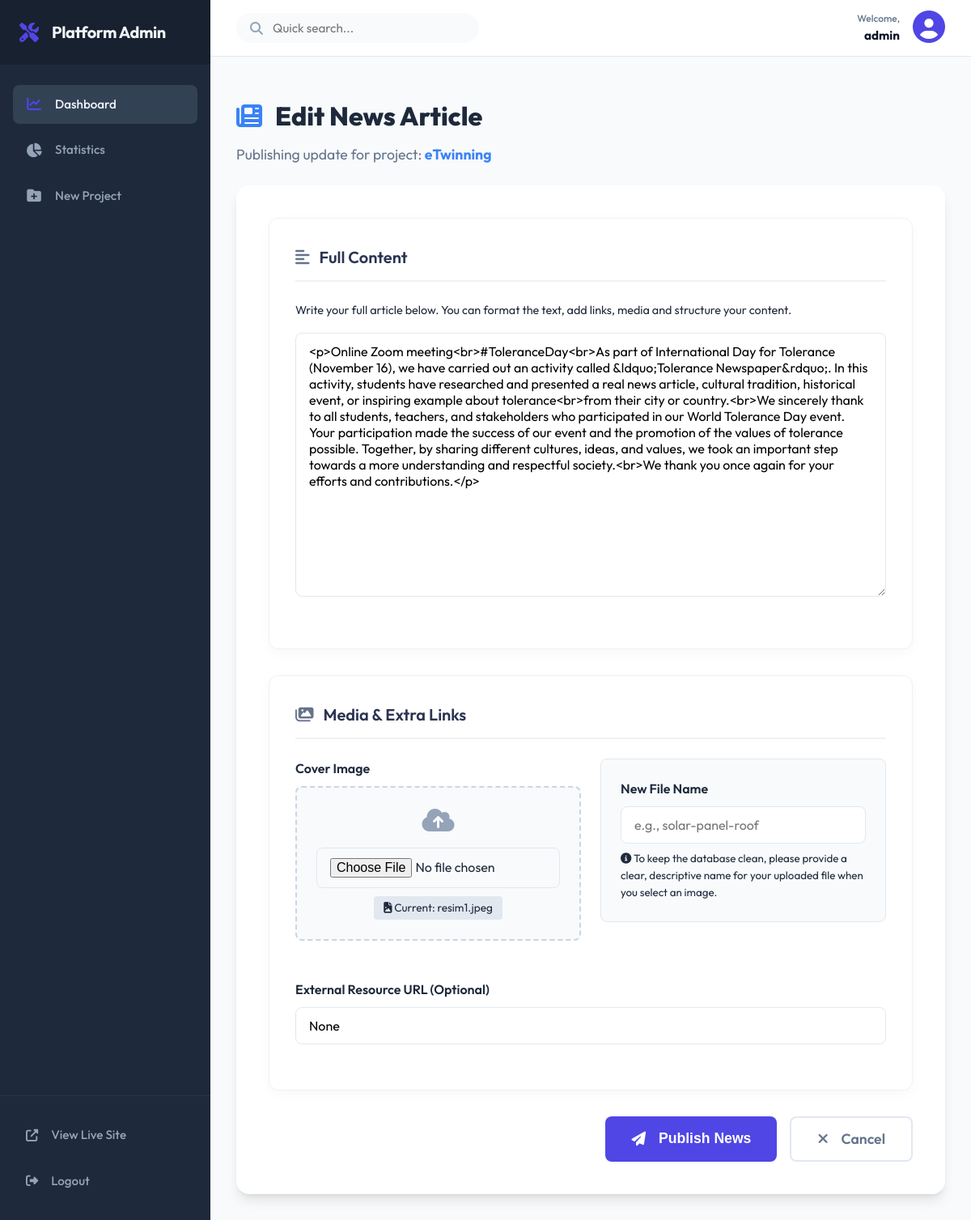
Screenshot of /admin/news/edit/1 (signed in) with the database file from the repository.
### models.py (models this page shows, shortened)
class User(UserMixin, db.Model):
    id = db.Column(db.Integer, primary_key=True)
    username = db.Column(db.String(50), unique=True, nullable=False)
    password = db.Column(db.String(200), nullable=False)

class Project(db.Model):
    id = db.Column(db.Integer, primary_key=True)
    name = db.Column(db.String(100), nullable=False)
    slug = db.Column(db.String(100), unique=True, nullable=False)
    subtitle = db.Column(db.String(200))
    description = db.Column(db.Text)
    logo = db.Column(db.String(500))
    logo2 = db.Column(db.String(500)) # Second optional logo
    logo_size = db.Column(db.Integer, default=80)
    is_default = db.Column(db.Boolean, default=False)
    news_items = db.relationship('News', backref='project', lazy=True, cascade="all, delete-orphan")
    links = db.relationship('ProjectLink', backref='project', lazy=True, cascade="all, delete-orphan")

class News(db.Model):
    id = db.Column(db.Integer, primary_key=True)
    project_id = db.Column(db.Integer, db.ForeignKey('project.id'), nullable=False)
    title = db.Column(db.String(200), nullable=False)
    summary = db.Column(db.String(500))
    content = db.Column(db.Text, nullable=False)
    image = db.Column(db.String(500))
    date_posted = db.Column(db.DateTime, default=datetime.utcnow)
    external_link = db.Column(db.String(500))

### app.py (the view, shortened to what this page needs)
    @app.route('/admin/news/edit/<int:id>', methods=['GET', 'POST'])
    @login_required
    def edit_news(id):
        news = News.query.get_or_404(id)
        return render_template('admin/news_form.html', project=news.project, news=news)

### templates/admin/news_form.html (shortened to what this page needs)
{% extends 'admin/admin_base.html' %}
{% block content %}
<div class="admin-header"
    style="margin-bottom: 1.5rem; display: flex; align-items: center; justify-content: space-between;">
    <div>
        <h2 style="font-size: 2rem; color: #1e293b; margin-bottom: 0.5rem;"><i class="fas fa-newspaper"
                style="color: #3b82f6; margin-right: 10px;"></i> {{ 'Edit' if news else 'Add' }} News Article</h2>
        <p class="text-muted" style="font-size: 1.1rem;">Publishing update for project: <strong
                style="color: #3b82f6;">{{ project.name if project else news.project.name }}</strong></p>
    </div>
</div>
<form action="" method="POST" enctype="multipart/form-data" class="admin-form" id="newsForm">
    <div class="form-section">
        <h3><i class="fas fa-align-left" style="color:#64748b; margin-right:8px;"></i> Full Content</h3>
        <p class="text-muted" style="margin-bottom: 1rem; font-size: 0.9rem;">Write your full article below. You can
            format the text, add links, media and structure your content.</p>
        <div class="form-group">
            <textarea id="content" name="content" rows="15"
                placeholder="Write the full news article here...">{{ news.content if news else '' }}</textarea>
        </div>
    </div>
    <div class="form-section">
        <h3><i class="fas fa-images" style="color:#64748b; margin-right:8px;"></i> Media & Extra Links</h3>
        <div class="form-row" style="align-items: flex-start;">
            <div class="form-group" style="flex: 1;">
                <label for="image" style="font-weight: 600;">Cover Image</label>
                <div class="file-upload-box">
                    <i class="fas fa-cloud-upload-alt"
                        style="font-size: 2rem; color: #94a3b8; margin-bottom: 0.5rem;"></i>
                    <input type="file" id="image" name="image" accept="image/*"
                        style="display: block; width: 100%; margin-top: 10px;" onchange="handleFileSelect()">
                    {% if news and news.image %}
                    <p class="current-file"
                        style="margin-top: 10px; background: #e2e8f0; display: inline-block; padding: 0.25rem 0.75rem; border-radius: 4px; font-size: 0.85rem;">
                        <i class="fas fa-file-image"></i> Current: {{ news.image }}
                    </p>
                    {% endif %}
                </div>
            </div>
            <div class="form-group custom-name-field" style="flex: 1;" id="filenameGroup">
                <label for="image_name" style="font-weight: 600;">New File Name </label>
                <input type="text" id="image_name" name="image_name" placeholder="e.g., solar-panel-roof"
                    title="Only use letters, numbers, and dashes">
                <small class="text-muted" style="display: block; margin-top: 0.5rem;"><i class="fas fa-info-circle"></i>
                    To keep the database clean, please provide a clear, descriptive name for your uploaded file when you
                    select an image.</small>
            </div>
        </div>
        <div class="form-group" style="margin-top: 1.5rem;">
            <label for="link" style="font-weight: 600;">External Resource URL (Optional)</label>
            <input type="url" id="link" name="link" value="{{ news.external_link if news else '' }}"
                placeholder="https://external-site.com/related-report.pdf">
        </div>
    </div>
    <div class="form-actions" style="margin-top: 2rem; display: flex; gap: 1rem;">
        <button type="submit" class="btn btn-primary"
            style="padding: 0.75rem 2rem; font-size: 1.1rem; border-radius: 8px;"><i class="fas fa-paper-plane"
                style="margin-right:8px;"></i> Publish News</button>
        <a href="{{ url_for('admin_dashboard') }}" class="btn btn-outline"
            style="padding: 0.75rem 2rem; font-size: 1.1rem; border-radius: 8px;"><i class="fas fa-times"
                style="margin-right:8px;"></i> Cancel</a>
    </div>
</form>
{% endblock %}

### templates/admin/admin_base.html (shortened to what this page needs)
<!DOCTYPE html>
<html lang="en">
<head>
    <link rel="stylesheet" href="{{ url_for('static', filename='css/style.css') }}?v=1.1">
    <link rel="stylesheet" href="{{ url_for('static', filename='css/admin.css') }}?v=1.1">
    <link rel="stylesheet" href="https://cdnjs.cloudflare.com/ajax/libs/font-awesome/6.4.0/css/all.min.css">
</head>
<body class="admin-body">
    <aside class="admin-sidebar">
        <div class="sidebar-header">
            <i class="fas fa-tools logo-icon"></i>
            <h2>Platform Admin</h2>
        </div>
        <nav class="sidebar-nav">
            <ul class="nav-list">
                <li class="nav-item">
                    <a href="{{ url_for('admin_dashboard') }}" class="nav-link active">
                        <i class="fas fa-chart-line"></i> Dashboard
                    </a>
                </li>
                <li class="nav-item">
                    <a href="{{ url_for('admin_statistics') }}" class="nav-link">
                        <i class="fas fa-chart-pie"></i> Statistics
                    </a>
                </li>
                <li class="nav-item">
                    <a href="{{ url_for('new_project') }}" class="nav-link">
                        <i class="fas fa-folder-plus"></i> New Project
                    </a>
                </li>
            </ul>
        </nav>
        <div class="sidebar-footer">
            <a href="/" class="nav-link">
                <i class="fas fa-external-link-alt"></i> View Live Site
            </a>
            <a href="{{ url_for('logout') }}" class="nav-link text-danger">
                <i class="fas fa-sign-out-alt"></i> Logout
            </a>
        </div>
    </aside>
    <main class="admin-main">
        <header class="admin-topbar">
            <div class="topbar-search">
                <i class="fas fa-search"></i>
                <input type="text" placeholder="Quick search...">
            </div>
            <div class="topbar-user">
                <div class="user-info">
                    <span class="user-greeting">Welcome,</span>
                    <span class="user-name">{{ current_user.username }}</span>
                </div>
                <div class="user-avatar">
                    <i class="fas fa-user-circle"></i>
                </div>
            </div>
        </header>
        <div class="admin-flash-container">
        </div>
        <div class="admin-content">
            {% block content %}{% endblock %}
        </div>
    </main>
</body>
</html>

### static/css/style.css (style rules this page uses)
:root { --primary-color: #4f46e5; --primary-hover: #4338ca; --secondary-color: #0ea5e9; --accent-color: #f59e0b; --bg-color: #f8fafc; --card-bg: #ffffff; --text-main: #1e293b; --text-muted: #64748b; --white: #ffffff; --radius-lg: 1rem; --radius-md: 0.75rem; --radius-sm: 0.5rem; --shadow: 0 4px 6px -1px rgb(0 0 0 / 0.1), 0 2px 4px -2px rgb(0 0 0 / 0.1); --shadow-lg: 0 10px 15px -3px rgb(0 0 0 / 0.1), 0 4px 6px -4px rgb(0 0 0 / 0.1); --glass-bg: rgba(255, 255, 255, 0.8); --glass-border: rgba(255, 255, 255, 0.2); }
* { margin: 0; padding: 0; box-sizing: border-box; }
body { font-family: 'Outfit', sans-serif; background-color: var(--bg-color); color: var(--text-main); line-height: 1.6; overflow-x: hidden; width: 100%; display: flex; flex-direction: column; min-height: 100vh; }
html { overflow-x: hidden; width: 100vw; }
main { flex: 1; }
a { text-decoration: none; color: inherit; transition: all 0.2s ease; }
.nav-link { font-weight: 500; font-size: 1rem; color: var(--text-muted); }
.btn { display: inline-flex; align-items: center; gap: 0.5rem; padding: 0.75rem 1.5rem; border-radius: var(--radius-md); font-weight: 600; cursor: pointer; border: none; transition: all 0.2s ease; }
.btn-primary { background: var(--primary-color); color: white; }
.btn-outline { background: transparent; border: 2px solid #e2e8f0; color: var(--text-muted); }
.admin-header { display: flex; justify-content: space-between; align-items: center; margin-bottom: 3rem; }
.admin-form { background: white; padding: 2.5rem; border-radius: var(--radius-lg); box-shadow: var(--shadow-lg); }
.form-group { margin-bottom: 1.5rem; }
.form-group label { display: block; font-weight: 600; margin-bottom: 0.5rem; color: var(--text-main); }
.form-group input, .form-group textarea { width: 100%; padding: 0.75rem 1rem; border: 1px solid #e2e8f0; border-radius: var(--radius-sm); font-family: inherit; font-size: 1rem; transition: border-color 0.2s ease; }
.form-group textarea { resize: vertical; max-width: 100%; }
.form-row { display: grid; grid-template-columns: 1fr 1fr; gap: 1.5rem; }
.form-actions { display: flex; justify-content: flex-end; gap: 1rem; margin-top: 2rem; }

### templates/admin/news_form.html (style rules this page uses)
.form-section { background: #fff; padding: 2rem; border-radius: 12px; box-shadow: 0 4px 15px rgba(0, 0, 0, 0.03); margin-bottom: 2rem; border: 1px solid #edf2f7; }
.form-section h3 { margin-top: 0; margin-bottom: 1.5rem; color: #2b3452; font-size: 1.25rem; font-weight: 600; border-bottom: 2px solid #edf2f7; padding-bottom: 0.75rem; }
.file-upload-box { border: 2px dashed #cbd5e1; border-radius: 8px; padding: 1.5rem; text-align: center; background: #f8fafc; transition: all 0.3s ease; }
.custom-name-field { background: #f8fafc; padding: 1.5rem; border-radius: 8px; border: 1px solid #e2e8f0; }

### rows the page displays
User: username "admin"
Project: name "eTwinning"
News: content "<p>Online Zoom meeting<br>#ToleranceDay<br>As part of International Day for Tolerance (November 16), we have carried out an activity called &ldquo;Tolerance Newspaper&rdquo;. In this activity, students have researched and presented a real news article, cultural tradition, historical event, or inspiring example about tolerance<br>from their city or country.<br>We sincerely thank to all students, teachers, and stakeholders who participated in our World Tolerance Day event. Your participation made the success of our event and the promotion of the values of tolerance possible. Together, by sharing different cultures, ideas, and values, we took an important step towards a more understanding and…", image "resim1.jpeg", link "None"

### other values shown
{{ 'Edit' if news else 'Add' }} "Edit"
